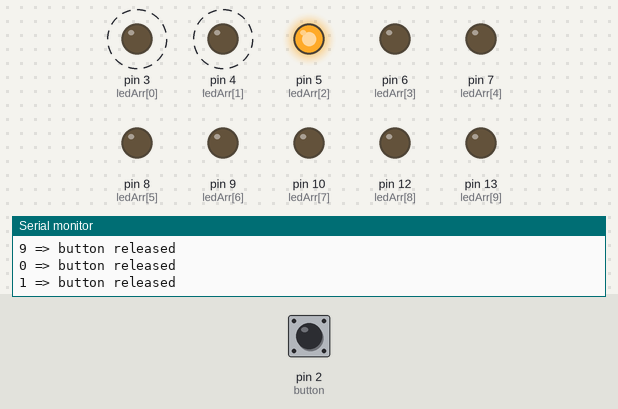
A sketch run on a simulated Arduino Uno, built with avr-gcc and run on an emulated ATmega328P. On the bench: output pins drawn as LEDs (lit = HIGH), the last lines printed to the serial monitor. Dashed ring = blinking. The inputs (shaded band) are chosen by the test bench; at power-on: pin 2 (button) HIGH.

Above: at 1.25 s.
1.3 s: pin 2 (button) pulled LOW for 3.2 s
At 1.8 s:
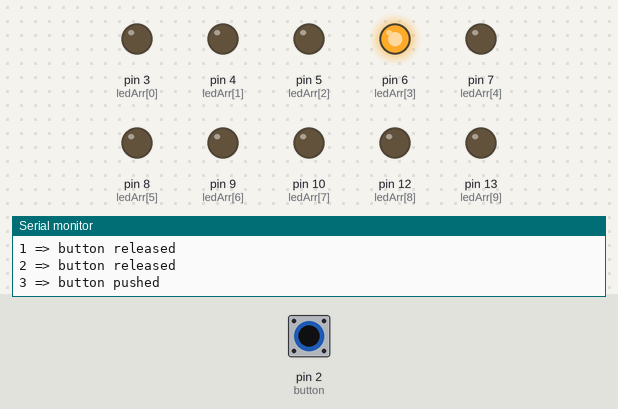
6.8 s: pin 2 (button) pulled LOW for 0.15 s
At 7.4 s:
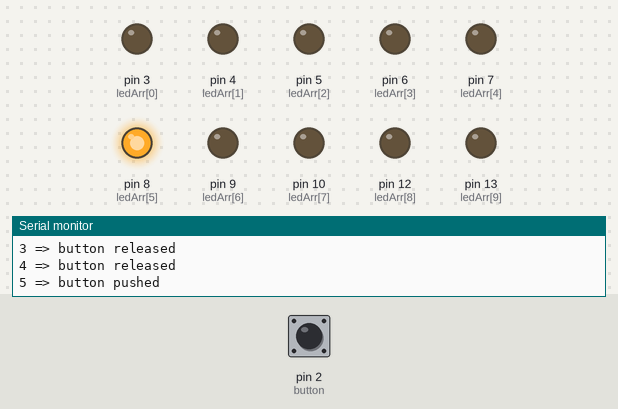
9.9 s: pin 2 (button) pulled LOW for 1 s
At 11.0 s:
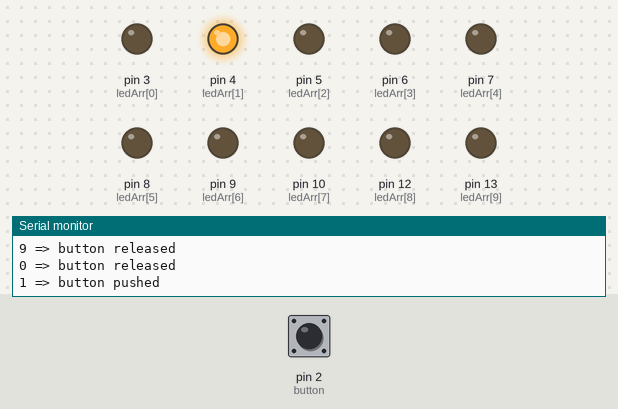
Timing chart, 0 to 19.4 s (numbered marks = the images above; inputs shaded):
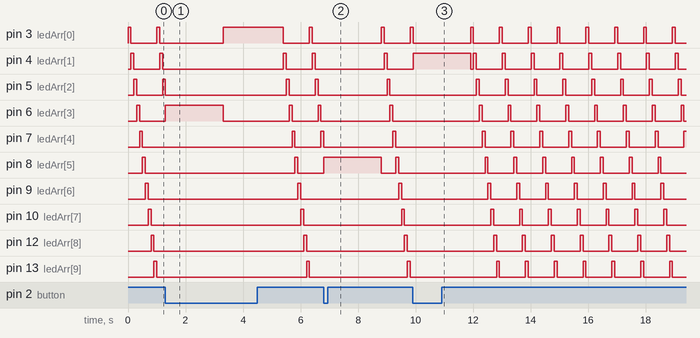

The sketch:

impulse.ino
```cpp
int ledArr[10] = {3,4,5,6,7,8,9,10,12,13};
int sizeArr = 10;
int button = 2;
int delayTime = 100;
int delaySelected = 2000;
int pushed;
int selected;

void setup() {
  // put your setup code here, to run once:
  Serial.begin(9600);
  Serial.println("Logs");
  pinMode(button,INPUT_PULLUP);
  for(int i=0;i<sizeArr;i++){
    pinMode(ledArr[i],OUTPUT);
  }
}

void loop() {
  selected = -1;
  for(int i=0;i<sizeArr;i++){
    pushed = digitalRead(button);
    digitalWrite(ledArr[i],HIGH);
    if((pushed == LOW)){
      Serial.print(i);
      Serial.println(" => button pushed");
      selected = ledArr[i];
      break;
    }
    else{
      delay(delayTime);
      digitalWrite(ledArr[i],LOW);
      Serial.print(i);
      Serial.println(" => button released");
    }
  }

  if(selected != -1){
    digitalWrite(selected,HIGH);
    delay(delaySelected);
    digitalWrite(selected,LOW);
  }
}
```

Measured:
- by itself, pin 3 (ledArr[0]): repeats every 1.0 s: HIGH 0.10 s, LOW 0.90 s
- by itself, pin 5 (ledArr[2]), pin 6 (ledArr[3]), pin 7 (ledArr[4]), pin 8 (ledArr[5]), pin 9 (ledArr[6]), pin 10 (ledArr[7]), pin 12 (ledArr[8]), pin 13 (ledArr[9]): alternates HIGH for 0.10 s and LOW for 0.90 s
